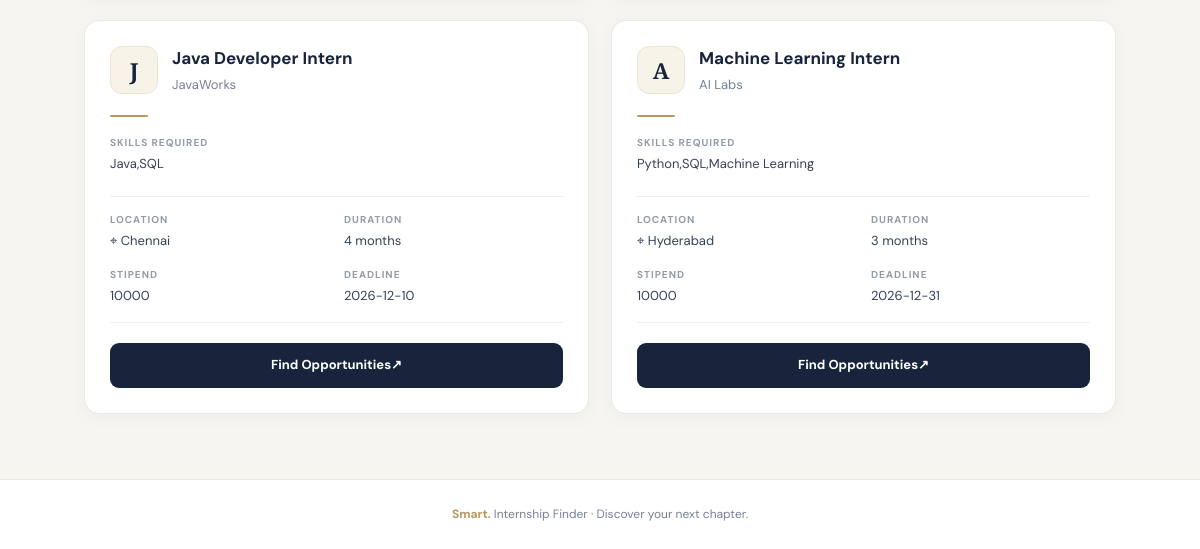
/internships (signed in, lower part), run on an earlier commit of the app's database.
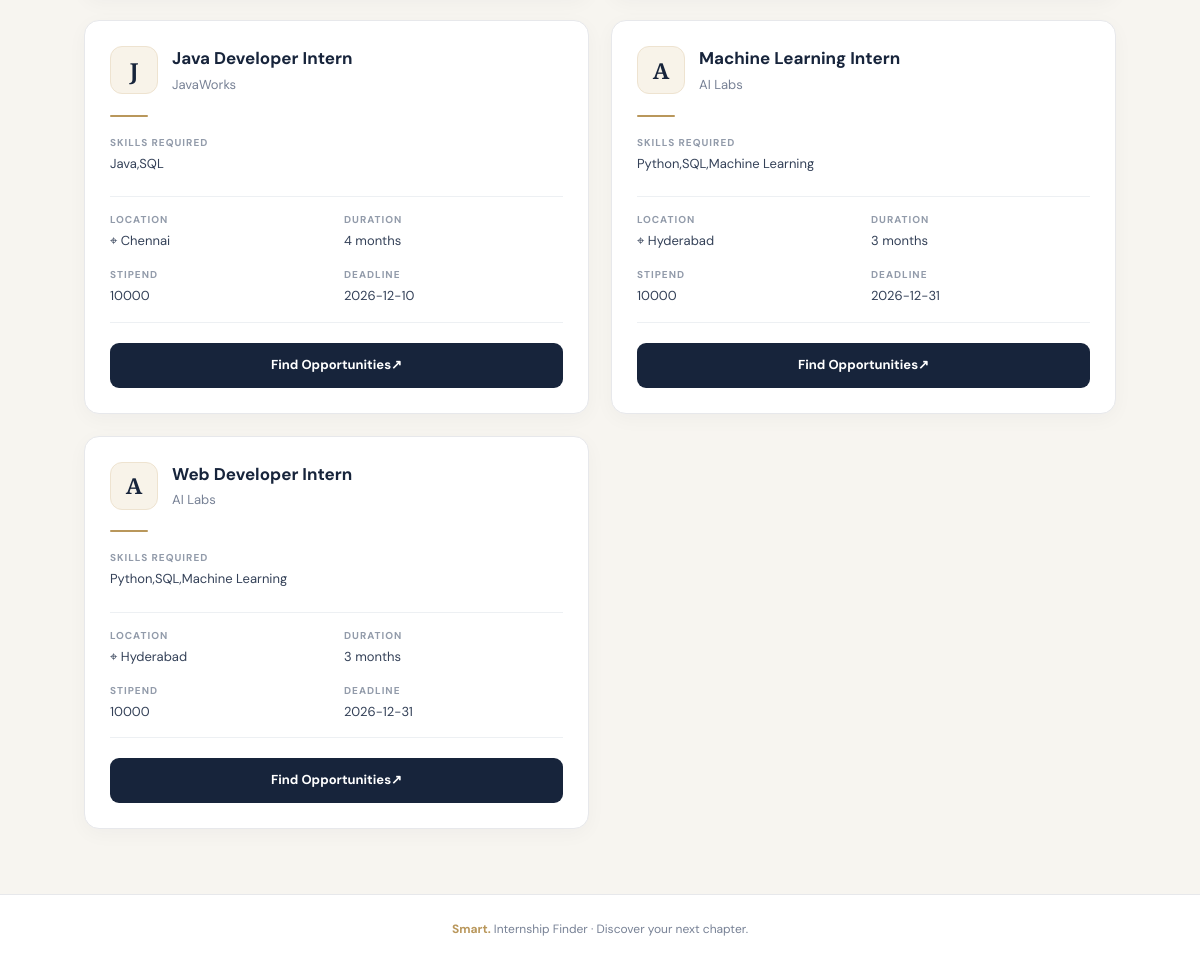
And on a later commit of the database.
### tables this page shows
CREATE TABLE internships (
    id INTEGER PRIMARY KEY AUTOINCREMENT,
    title TEXT NOT NULL,
    company TEXT NOT NULL,
    required_skills TEXT,
    location TEXT,
    duration TEXT,
    stipend TEXT,
    deadline TEXT,
    apply_link TEXT
);

### app.py (the view)
@app.route("/internships")
def internship_list():
    if "student_id" not in session:
        return redirect(url_for('login'))
    title = request.args.get("title", "").strip()
    location = request.args.get("location", "").strip()
    skills = request.args.get("skills", "").strip()
    query = "SELECT * FROM internships WHERE 1=1"
    params = []
    if title:
        query += " AND title LIKE ?"
        params.append("%" + title + "%")
    if location:
        query += " AND location LIKE ?"
        params.append("%" + location + "%")
    if skills:
        query += " AND required_skills LIKE ?"
        params.append("%" + skills + "%")
    conn = get_db()
    rows = conn.execute(query, params).fetchall()
    conn.close()
    return render_template(
        "internships.html",
        internships=rows,
        title=title,
        location=location,
        skills=skills
    )

### app.py (called while the page is built)
def get_db():
    conn = sqlite3.connect('database.db')
    conn.row_factory = sqlite3.Row
    return conn

### templates/internships.html (shortened to what this page needs)
<!DOCTYPE html>
<html lang="en">
<head>
</head>
<body>
  <main class="container">
    {% if internships %}
      <div class="internship-grid">
        {% for i in internships %}
          <article class="card">
            <div class="card-top">
              <div class="company-icon" aria-hidden="true">
                {{ i['company'][0] if i['company'] else 'I' }}
              </div>
              <div class="job-heading">
                <h3>{{ i['title'] }}</h3>
                <p class="company-name">{{ i['company'] }}</p>
              </div>
            </div>
            <div class="gold-divider"></div>
            <div class="details">
              <div>
                <span class="detail-label">Skills required</span>
                <p class="detail-value">{{ i['required_skills'] }}</p>
              </div>
            </div>
            <div class="meta-grid">
              <div>
                <span class="detail-label">Location</span>
                <p class="detail-value">⌖ {{ i['location'] }}</p>
              </div>
              <div>
                <span class="detail-label">Duration</span>
                <p class="detail-value">{{ i['duration'] }}</p>
              </div>
              <div>
                <span class="detail-label">Stipend</span>
                <p class="detail-value">{{ i['stipend'] }}</p>
              </div>
              <div>
                <span class="detail-label">Deadline</span>
                <p class="detail-value">{{ i['deadline'] }}</p>
              </div>
            </div>
            <a
              class="apply-button"
              href="{{ i['apply_link'] }}"
              target="_blank"
              rel="noopener noreferrer"
            >
              Find Opportunities↗
            </a>
          </article>
        {% endfor %}
      </div>
    {% endif %}
  </main>
  <footer class="footer">
    <span>Smart.</span> Internship Finder · Discover your next chapter.
  </footer>
</body>
</html>

### templates/internships.html (style rules this page uses)
* { margin: 0; padding: 0; box-sizing: border-box; }
:root { --navy: #17243b; --navy-light: #304762; --gold: #b9975b; --gold-light: #e1c18a; --cream: #f7f5f0; --text: #26344a; --muted: #778195; --border: #e7e8eb; --white: #ffffff; }
body { background: var(--cream); color: var(--text); font-family: 'DM Sans', sans-serif; font-size: 14px; line-height: 1.6; }
a { color: inherit; text-decoration: none; }
.container { width: 86%; max-width: 1250px; margin: 0 auto; padding: 35px 0 65px; }
.internship-grid { display: grid; grid-template-columns: repeat(2, minmax(0, 1fr)); gap: 22px; }
.card { display: flex; flex-direction: column; padding: 25px; border: 1px solid var(--border); border-radius: 15px; background: var(--white); box-shadow: 0 5px 20px rgba(23,36,59,.035); transition: transform .22s, box-shadow .22s, border-color .22s; }
.card-top { display: flex; align-items: flex-start; gap: 14px; margin-bottom: 19px; }
.company-icon { display: flex; align-items: center; justify-content: center; flex-shrink: 0; width: 48px; height: 48px; border: 1px solid #eee3d0; border-radius: 12px; background: #f8f3e9; color: var(--navy); font-family: 'Playfair Display', Georgia, serif; font-size: 22px; font-weight: 700; }
.job-heading { min-width: 0; flex: 1; }
.job-heading h3 { margin-bottom: 3px; color: var(--navy); font-size: 17px; font-weight: 700; line-height: 1.5; overflow-wrap: anywhere; }
.company-name { color: var(--muted); font-size: 13px; overflow-wrap: anywhere; }
.gold-divider { width: 38px; height: 2px; margin-bottom: 18px; border-radius: 3px; background: var(--gold); }
.details { display: grid; gap: 13px; margin-bottom: 22px; }
.detail-label { display: block; margin-bottom: 3px; color: #929baa; font-size: 10px; font-weight: 700; letter-spacing: 1px; text-transform: uppercase; }
.detail-value { color: #344158; font-size: 13px; overflow-wrap: anywhere; }
.meta-grid { display: grid; grid-template-columns: repeat(2, minmax(0, 1fr)); gap: 15px; padding: 15px 0; margin-bottom: 20px; border-top: 1px solid #edf0f3; border-bottom: 1px solid #edf0f3; }
.apply-button { display: flex; justify-content: center; align-items: center; gap: 8px; width: 100%; margin-top: auto; padding: 12px 18px; border-radius: 9px; background: var(--navy); color: var(--white); font-size: 13px; font-weight: 700; text-align: center; transition: background .2s; }
.footer { padding: 25px 7%; border-top: 1px solid var(--border); background: #fff; color: var(--muted); font-size: 12px; text-align: center; }
.footer span { color: var(--gold); font-weight: 700; }

What changed in the data, as far as the page shows it:
added internships: company "A", title "Web Developer Intern", company "AI Labs", required_skills "Python,SQL,Machine Learning", location "Hyderabad", duration "3 months", stipend "10000", deadline "2026-12-31"
